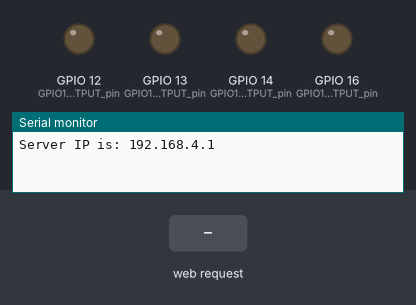
Recording of a sketch running on a simulated ESP8266 (NodeMCU). On the bench: output pins drawn as LEDs (lit = HIGH), the last lines printed to the serial monitor. Inputs (shaded band) come from the test bench.

Above: at 1.2 s.
1.3 s: HTTP request GET /OFF received
At 2.4 s:
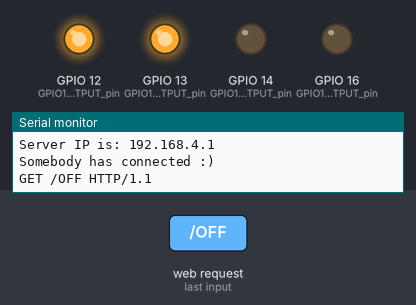
2.8 s: HTTP request GET /lighton received
At 3.5 s:
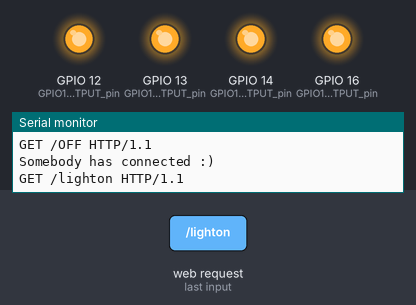
4.3 s: HTTP request GET /ON received
At 4.7 s:
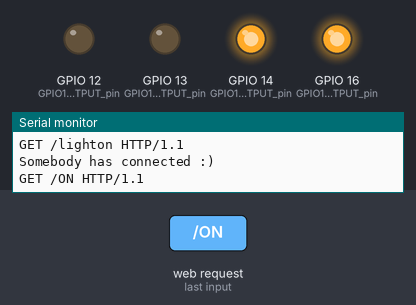
5.8 s: HTTP request GET /fan0 received
At 7.0 s:
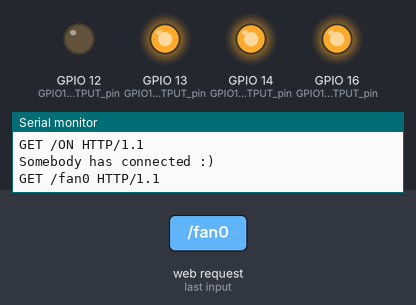
7.3 s: HTTP request GET /lightoff received
At 8.1 s:
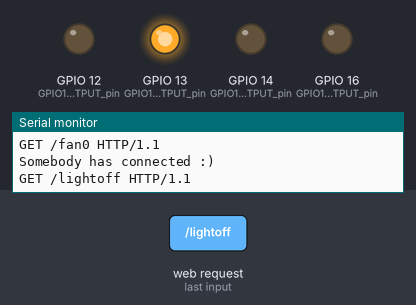
8.8 s: HTTP request GET /ac0 received
At 9.3 s:
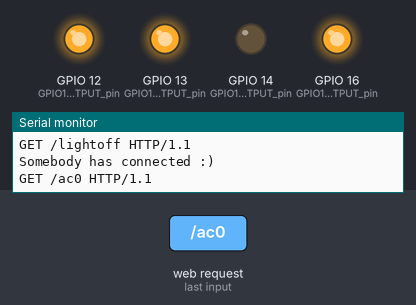
Timing chart, 0 to 11.3 s (numbered marks = the images above; inputs shaded):
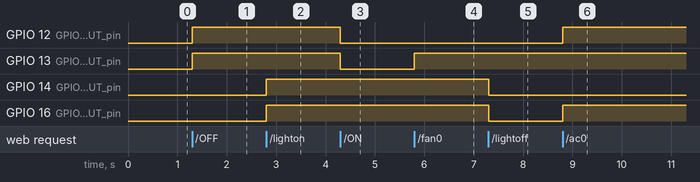

Measured:
- after the input at 1.3 s, GPIO 12 (GPIO16_is_an_OUTPUT_pin), GPIO 13 (GPIO16_is_an_OUTPUT_pin): LOW → HIGH at once
- after the input at 2.8 s, GPIO 14 (GPIO16_is_an_OUTPUT_pin), GPIO 16 (GPIO16_is_an_OUTPUT_pin): LOW → HIGH at once
- after the input at 4.3 s, GPIO 12 (GPIO16_is_an_OUTPUT_pin), GPIO 13 (GPIO16_is_an_OUTPUT_pin): HIGH → LOW at once
- after the input at 5.8 s, GPIO 13 (GPIO16_is_an_OUTPUT_pin): LOW → HIGH at once
- after the input at 7.3 s, GPIO 14 (GPIO16_is_an_OUTPUT_pin), GPIO 16 (GPIO16_is_an_OUTPUT_pin): HIGH → LOW at once
- after the input at 8.8 s, GPIO 12 (GPIO16_is_an_OUTPUT_pin), GPIO 16 (GPIO16_is_an_OUTPUT_pin): LOW → HIGH at once

The sketch:

ESP8266MODCar.ino
```cpp
#include <ESP8266WiFi.h>

WiFiServer server(80); //Initialize the server on Port 80

void setup() {
//step 1
WiFi.mode(WIFI_AP); //Our ESP8266-12E is an AccessPoint
WiFi.softAP("Abdul Karim", "12345678"); // Provide the (SSID, password); .
server.begin(); // Start the HTTP Server

//step2
Serial.begin(115200); //Start communication between the ESP8266-12E and the monitor window
IPAddress HTTPS_ServerIP= WiFi.softAPIP(); // Obtain the IP of the Server
Serial.print("Server IP is: "); // Print the IP to the monitor window
Serial.println(HTTPS_ServerIP);


//step5
pinMode(13, OUTPUT); //GPIO16 is an OUTPUT pin;
digitalWrite(13, LOW); //Initial state is ON
pinMode(12, OUTPUT); //GPIO16 is an OUTPUT pin;
digitalWrite(12, LOW); //Initial state is ON
pinMode(14, OUTPUT); //GPIO16 is an OUTPUT pin;
digitalWrite(14, LOW); //Initial state is ON
pinMode(16, OUTPUT); //GPIO16 is an OUTPUT pin;
digitalWrite(16, LOW); //Initial state is ON
}

void loop() {

//step 3
WiFiClient client = server.available();
if (!client) {
return;
}
//Looking under the hood
Serial.println("Somebody has connected :)");

//step4
String request = client.readStringUntil('\r');
//Looking under the hood
Serial.println(request);

//step6
// Handle the Request

if (request.indexOf("/OFF") != -1){
digitalWrite(13, HIGH);
digitalWrite(12, HIGH);
}
else if (request.indexOf("/ON") != -1){
digitalWrite(13, LOW);
digitalWrite(12, LOW);
}

if (request.indexOf("/lighton") != -1){
digitalWrite(14, HIGH);
digitalWrite(16, HIGH);

 }
else if (request.indexOf("/lightoff") != -1){
digitalWrite(14, LOW);
digitalWrite(16, LOW);

}

if (request.indexOf("/fan0") != -1){
digitalWrite(14, HIGH);
digitalWrite(13, HIGH);

}
else if (request.indexOf("/fan1") != -1){
digitalWrite(14, LOW);
digitalWrite(13, LOW);
}


if (request.indexOf("/ac0") != -1){
digitalWrite(16, HIGH);
digitalWrite(12, HIGH);
}
else if (request.indexOf("/ac1") != -1){
digitalWrite(16, LOW);
digitalWrite(12, LOW);
}

//step7
//http://192.168.4.1/ON 13 12 14 16
}
```
